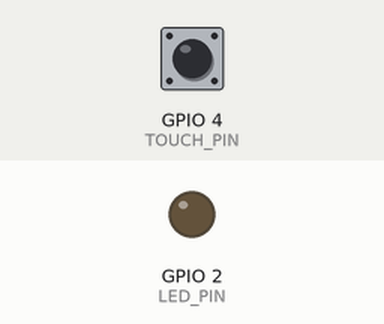
Recording of a sketch running on a simulated ESP32. Parts: output pins drawn as LEDs (lit = HIGH). The inputs (shaded band) are chosen by the test bench; at power-on: GPIO 4 (TOUCH_PIN) HIGH. What the sketch prints to the serial monitor is not drawn.

Above: at 0.0 s.
At 1.1 s:
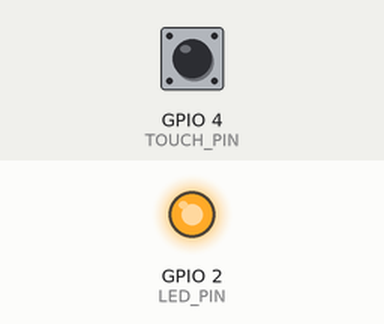
Timing chart, 0 to 2.6 s (numbered marks = the images above):
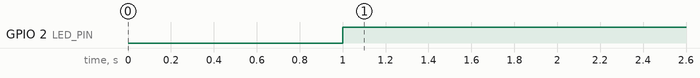

The sketch:

hmwk-touch.ino
```cpp
#define TOUCH_PIN 4
#define LED_PIN 2
#define THRESHOLD 200  // 触摸阈值

// 状态变量
volatile bool touchInterruptFlag = false;  // 中断触发标志（ISR与loop通信）
bool ledState = false;                     // LED当前状态（true=亮，false=灭）
bool lastTouchState = false;               // 上一次触摸状态（用于边缘检测）

// 防抖变量
unsigned long lastDebounceTime = 0;        // 上次有效触发的时间戳
const unsigned long debounceDelay = 200;   // 防抖延时200毫秒（防止手抖误触发）

// 中断服务函数 (ISR) - 只做极简操作：设置标志位
// 不在中断里翻转LED，避免触摸期间多次触发导致状态乱跳
void IRAM_ATTR gotTouch() {
  touchInterruptFlag = true;  // 通知主循环：触摸中断被触发
}

void setup() {
  Serial.begin(115200);
  delay(1000);

  pinMode(LED_PIN, OUTPUT);
  digitalWrite(LED_PIN, LOW);  // 初始状态：LED熄灭

  // 绑定中断函数（当触摸值低于THRESHOLD时触发）
  touchAttachInterrupt(TOUCH_PIN, gotTouch, THRESHOLD);

  Serial.println("触摸自锁开关已启动");
  Serial.println("轻触D4引脚切换LED状态");
}

void loop() {
  // 读取当前触摸值（用于调试和状态判断）
  int touchValue = touchRead(TOUCH_PIN);

  // 判断当前是否被触摸：触摸值低于阈值表示有触摸
  bool currentTouchState = (touchValue < THRESHOLD);

  // ========== 边缘检测 + 软件防抖 ==========
  // 条件1：边缘检测 —— 上一次未触摸，当前被触摸（按下瞬间）
  // 条件2：软件防抖 —— 距离上次有效触发超过debounceDelay
  if (currentTouchState && !lastTouchState) {
    unsigned long currentTime = millis();

    if (currentTime - lastDebounceTime > debounceDelay) {
      lastDebounceTime = currentTime;  // 更新上次有效触发时间

      // 只有在"按下瞬间"才翻转LED状态（自锁逻辑）
      ledState = !ledState;
      digitalWrite(LED_PIN, ledState);

      Serial.print("触摸触发！触摸值=");
      Serial.print(touchValue);
      Serial.print(" | LED状态: ");
      Serial.println(ledState ? "亮" : "灭");
    }
  }

  // 更新上一次触摸状态，为下一次边缘检测做准备
  lastTouchState = currentTouchState;

  // 清除中断标志（如果本次循环中被触发了的话）
  if (touchInterruptFlag) {
    touchInterruptFlag = false;
  }

  // 可选：每500ms打印一次触摸值，方便调试时观察阈值是否合适
  static unsigned long lastPrintTime = 0;
  if (millis() - lastPrintTime > 500) {
    lastPrintTime = millis();
    Serial.print("当前触摸值: ");
    Serial.println(touchValue);
  }

  delay(10);  // 10ms轮询间隔，平衡响应速度和CPU占用
}
```

Measured:
- by itself, GPIO 2 (LED_PIN): LOW → HIGH at 1.0 s
